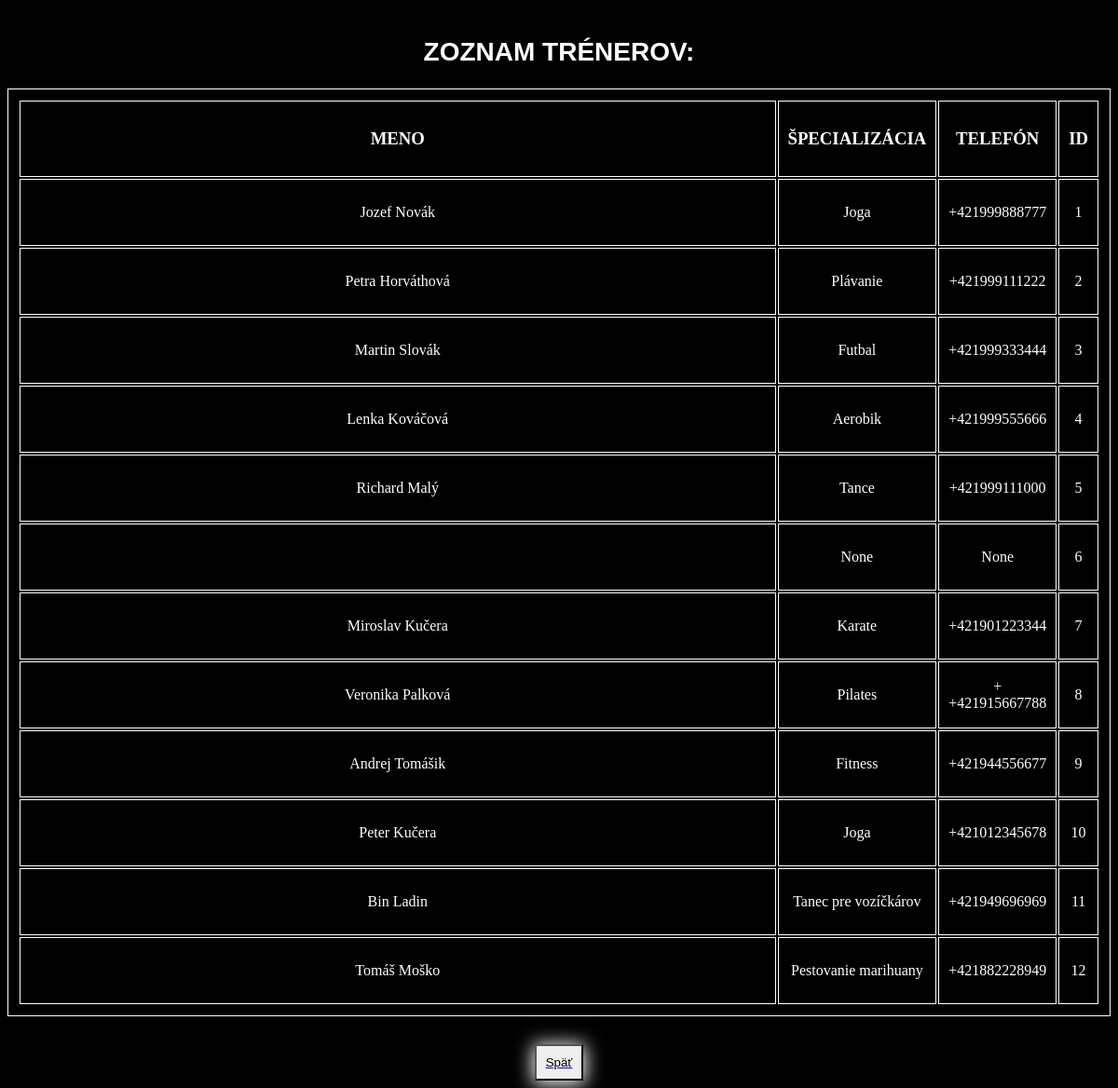
/treneri, run on the app's committed database.
### app.py (models this page shows)
class Treneri(db.Model):
    __tablename__="Treneri"
    Id_trenera          =db.Column(db.Integer, primary_key=True)
    Meno                =db.Column(db.String)
    Priezvisko          =db.Column(db.String)
    Specializacia       =db.Column(db.String)
    Telefon             =db.Column(db.Text)
    Heslo               =db.Column(db.String)

### app.py (the view)
@app.route('/treneri')  # API endpoint
def zobraz_trenerov():
    treneri=Treneri.query.all()
    return render_template("treneri.html", treneri=treneri)

### app.py (called while the page is built)
@app.before_request
def set_lang():
    lang = request.args.get("lang")
    if lang is None:
        lang = session.get("lang", "sk")  # 3. fallback na "sk"
    if lang not in SUPPORTED:
        lang = "slotovcina"
    session["lang"] = lang
    g.t = TRANSLATIONS[lang]

@app.context_processor
def inject_translations():
    return dict(t=g.t)

### templates/treneri.html (shortened to what this page needs)
<!DOCTYPE html>
<html>
<head>
    <link rel="stylesheet" href="{{ url_for('static', filename='main.css') }}">
</head>
<body>
    <h2>{{ t.trainers_list }}</h2>
    <table>
        <tr>
            <td><h3>MENO</h3></td>
            <td><h3>ŠPECIALIZÁCIA</h3></td>
            <td><h3>TELEFÓN</h3></td>
            <td><h3>ID</h3></td>
        </tr>
    {% for trener in treneri: %}
        <tr>
            <td>{{trener.Meno}} {{trener.Priezvisko}}</td>
            <td>{{trener.Specializacia}}</td>
            <td>{{trener.Telefon}}</td>
            <td>{{trener.Id_trenera}}</td>
        </tr>
    {% endfor %}
</table>
    <a href="/"><button>{{ t.back }}</button></a>
</body>
</html>

### static/main.css (style rules this page uses)
h1,h2 { color: white; font-family: Arial, sans-serif; font-size: 28px; text-align: center; margin-top: 40px; text-transform: uppercase; }
button { display: block; margin: auto; margin-top: 30px; padding: 10px; border-radius: 0px; box-shadow: 0px 2px 20px 2px white; }
table { width: auto; border: 1px solid white; padding: 10px; }
th,td,tr { border: 1px solid white; color: white; text-align: center; width: 100%; height: 50px; padding: 10px; }
html { background-color: black; }

### data on the page
Treneri: Meno "Jozef", Priezvisko "Novák", Specializacia "Joga", Telefon "+421999888777", Id_trenera "1"
Treneri: Meno "Petra", Priezvisko "Horváthová", Specializacia "Plávanie", Telefon "+421999111222", Id_trenera "2"
Treneri: Meno "Martin", Priezvisko "Slovák", Specializacia "Futbal", Telefon "+421999333444", Id_trenera "3"
Treneri: Meno "Lenka", Priezvisko "Kováčová", Specializacia "Aerobik", Telefon "+421999555666", Id_trenera "4"
Treneri: Meno "Richard", Priezvisko "Malý", Specializacia "Tance", Telefon "+421999111000", Id_trenera "5"
Treneri: Meno "Miroslav", Priezvisko "Kučera", Specializacia "Karate", Telefon "+421901223344", Id_trenera "7"
Treneri: Meno "Veronika", Priezvisko "Palková", Specializacia "Pilates", Telefon "+ +421915667788", Id_trenera "8"
Treneri: Meno "Andrej", Priezvisko "Tomášik", Specializacia "Fitness", Telefon "+421944556677", Id_trenera "9"
Treneri: Meno "Peter", Priezvisko "Kučera", Specializacia "Joga", Telefon "+421012345678", Id_trenera "10"
Treneri: Meno "Bin", Priezvisko "Ladin", Specializacia "Tanec pre vozíčkárov", Telefon "+421949696969", Id_trenera "11"
Treneri: Meno "Tomáš", Priezvisko "Moško", Specializacia "Pestovanie marihuany", Telefon "+421882228949", Id_trenera "12"

### other printed values
{{ t.trainers_list }} "ZOZNAM TRÉNEROV:"
{{ trener.Specializacia }} "None"
{{ trener.Telefon }} "None"
{{ trener.Id_trenera }} "6"
{{ t.back }} "Späť"
